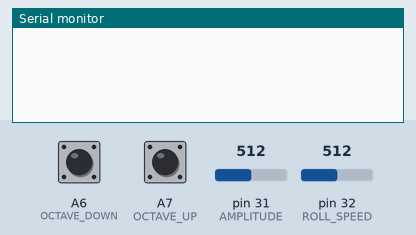
Recording of a sketch running on a simulated Teensy 3. Parts: the last lines printed to the serial monitor. The inputs (shaded band) are chosen by the test bench; at power-on: A6 (OCTAVE_DOWN) LOW, A7 (OCTAVE_UP) LOW, pin 31 (AMPLITUDE) = 512, pin 32 (ROLL_SPEED) = 512.

Above: at 1.2 s.
1.3 s: A6 (OCTAVE_DOWN) pulled HIGH for 0.15 s
At 2.6 s:
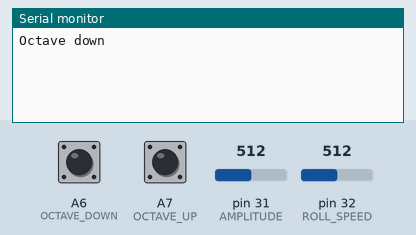
2.9 s: A7 (OCTAVE_UP) pulled HIGH for 1 s
At 3.8 s:
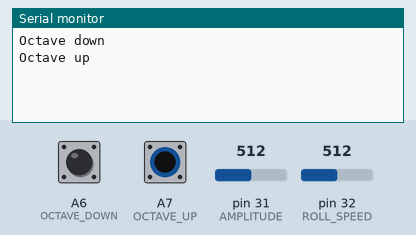

Measured:
- after the input at 1.3 s, the serial monitor: prints a new line after 0.12 s (image 1)
- after the input at 2.9 s, the serial monitor: prints a new line after 0.15 s (image 2)

The sketch:

DAFTPUNKSYNTHMFP1.ino
```cpp
/*
  Systems Design Engineering 361
  Engineering Design
  MIDI Instrument Teensy 3.5 Code
  Written by, R. Natalizio, L. Choi, A. LePage
 */

#include "Queue.h"
#include <Bounce.h>
#include <Wire.h>
#include "Adafruit_MPR121.h"

/* ---- Timers ---- */
elapsedMillis sensorFramePeriod = 0;      // Only update sensor values after a certain period of time
elapsedMillis capacitiveFramePeriod = 0;  // Update the capacitive sensors (the 12 notes)
elapsedMillis rollFramePeriod = 0;        // Preform rolling/tremolo of notes

/* ---- CONSTANTS ---- */
const float MAX_ROLL_FRAME = 500.0;  // The maximum time in between repeated notes
const byte CHANNEL = 1;              // The MIDI channel
const int NOTES_PER_OCTAVE = 12;
const int BASE_NOTE_RIGHT = 30;            // The base note id for our instrument.
const int BASE_NOTE_LEFT = 18;
const int MAX_NOTES = 10;            // The max number of notes that can be pressed at once.

/* ---- PIN NUMBERS ---- */
const int OCTAVE_UP = 21;
const int OCTAVE_DOWN = 20;
const int ROLL_SPEED = 32;
const int AMPLITUDE = 31;

/* ---- Buttons ---- */
Bounce butOctaveUp = Bounce(OCTAVE_UP, 10);
Bounce butOctaveDown = Bounce(OCTAVE_DOWN, 10);

/* ---- CAPACITIVE KEY INPUTS ---- */
Adafruit_MPR121 capA = Adafruit_MPR121();
// Current and previous state of the capacitive touch sensors
uint16_t currstateA = 0;
uint16_t prevstateA = 0;

/* ---- INSTRUMENT CONTROL VARIABLES ---- */
int octaveOffset = 0;
bool rollOn = true;
float rollVelocity = 0.0;
float rollSpeedScaler = 0;
float rollSpeed = 0.7;          // Relative speed of roll/tremolo
float noteAmplitudeChng = 0;
float noteAmplitudeScaler = 0;
float noteAmplitude = 60.0;     // Range(0, 127)

/* ---- INSTRUMENT STATE VARIABLES ---- */
Queue<int> queueNotes(MAX_NOTES);      // Queue of notes to play next in roll
Queue<int> queueNoteOff(MAX_NOTES);    // Queue of notes to send off signals for

// Base Arduino setup
void setup() {
  pinMode(OCTAVE_UP, INPUT);
  pinMode(OCTAVE_DOWN, INPUT);
  pinMode(ROLL_SPEED, INPUT);
  pinMode(AMPLITUDE, INPUT);
  Serial.begin(9600);

  // start the "A" cap-touch board - 0x5A is the I2C address
  capA.begin(0x5A);
  if (!capA.begin(0x5A)) {
    Serial.println("MPR121 not found, check wiring?");
    while (1);
  }
}

// Send all note off messages in the note off queue
void sendAllOffMessages() {
    while(queueNoteOff.count() > 0) {
      int note = queueNoteOff.pop();
      usbMIDI.sendNoteOff(note, noteAmplitude, CHANNEL);
    }
}

// Read in instrument controls and update control variables.
void readInputSensors() {
  // Up and down button controls for Octaves
  butOctaveUp.update();
  butOctaveDown.update();

  if (butOctaveUp.risingEdge()) {
    octaveOffset += 1;
    Serial.println("Octave up");
  }
  if (butOctaveDown.risingEdge()) {
    octaveOffset -= 1;
    Serial.println("Octave down");
  }

  // Potentiometer input for roll speed
  rollVelocity = ((analogRead(ROLL_SPEED)-1.00)*0.85/926.00); // Potentiometer value changes from 11 to 1023
  rollSpeedScaler = (abs(rollVelocity - 0.40)/5.0);
  if (rollVelocity < 0.39  && rollSpeed < 0.85) {
    if(rollSpeed + rollSpeedScaler < 0.85) {
      rollSpeed += rollSpeedScaler;
    } else {
      rollSpeed = 0.85;
    }
  } else if(rollVelocity > 0.46 && rollSpeed > 0.00) {
    if (rollSpeed - rollSpeedScaler > 0.0) {
      rollSpeed -= rollSpeedScaler;
    } else {
      rollSpeed = 0.0;
    }
  }
  // Function call also updates the boolean roll state
  updateRollToggle(rollSpeed);

  // Potentiometer input for note amplitude
  noteAmplitudeChng = (analogRead(AMPLITUDE)-1.00)*127.00/919.00; // Potentiometer value changes from 9 to 1023
  noteAmplitudeScaler = (abs(noteAmplitudeChng - 62.33)/5.0);
  if(noteAmplitudeChng > 64.00 && noteAmplitude < 127.0) {
    if ((noteAmplitude + noteAmplitudeScaler) < 127.0) {
      noteAmplitude += noteAmplitudeScaler;
    } else {
      noteAmplitude = 127.00;
    }
  } else if(noteAmplitudeChng < 61.00 && noteAmplitude > 0) {
    if ((noteAmplitude - noteAmplitudeScaler) > 0) {
      noteAmplitude -= noteAmplitudeScaler;
    } else {
      noteAmplitude = 0.00;
    }
  }
}

// Change roll state based on the new roll speed
void updateRollToggle(float new_rollspeed) {
  bool new_rollon = true;
  if (new_rollspeed <= 0.01) {
    new_rollon = false;
  }
  if (new_rollon != rollOn) {
    // When roll state changes, turn off all previous notes.
    // Don't clear the note queue, because roll should resume when state becomes true.
    sendAllOffMessages();
  }
  rollOn = new_rollon;
}

// Send note off message for previously pressed note with the same key.
//
// Since octave can change during a note press, and note off messages must
// correspond to the original note id, find the note in the off queue with
// the same key and send that message.
void sendNoteOff(int note) {
  // Search through the queue, find note with same key (note % NOTES_PER_OCTAVE).
  // Remove only that note from the queue, send that note off message
  for (int n = 0; n < queueNoteOff.count(); n++) {
    int comp = queueNoteOff.pop();
    if (comp % NOTES_PER_OCTAVE == note % NOTES_PER_OCTAVE) {
      usbMIDI.sendNoteOff(comp, noteAmplitude, CHANNEL);
    } else {
      queueNoteOff.push(comp);
    }
  }
}

// Read all touched capacitive touch notes and overwrite the note queue.
void readRollingCapacitiveNotes() {
  // Only overwrite the queue if the note state changed.
  currstateA = capA.touched();
  if (currstateA != prevstateA) {
    sendAllOffMessages();
    queueNotes.clear();
    for(int pin = 0; pin < 12; pin++) {
      if (bitRead(currstateA,pin) == 1) {
        // Adjust notes so that lowest note is on left hand
        int note = pin + (pin >= 30 ? BASE_NOTE_LEFT : BASE_NOTE_RIGHT);
        queueNotes.push(note);
      }
    }
    // Play the notes as soon as the state updates for instantaneous feedback.
    playRollingNotes();
    // Reset the roll timer so that all notes have consistent spacing.
    rollFramePeriod = 0.0;
  }

  prevstateA = currstateA;
}

// Play the queued notes in a tremolo/roll. Follows a circular queue pattern.
void playRollingNotes() {
  if (queueNotes.count() > 0) {
    // Send off messages here so that each note has an definite ending when playing rolls/tremolo
    sendAllOffMessages();
    // Play the first note in the queue, then push to the back of the queue
    int note = queueNotes.pop();
    // Use the current octave info to adjust the note
    int offsetNote = note + NOTES_PER_OCTAVE*octaveOffset;
    usbMIDI.sendNoteOn(offsetNote, noteAmplitude, CHANNEL);
    queueNoteOff.push(offsetNote);
    queueNotes.push(note);
  }
}

// Play (non-rolling) notes directly from the sensed capacitive keys.
void playCapacitiveNotes() {
  // Get the currently touched pads
  currstateA = capA.touched();

  for(int pin = 0; pin < 12; pin++) {
    if (bitRead(currstateA,pin) != bitRead(prevstateA,pin)) {
      // Offset the octave of the note immediately
      // Adjust notes so that lowest note is on left hand
      int note = pin + (pin >= 30 ? BASE_NOTE_LEFT : BASE_NOTE_RIGHT) + NOTES_PER_OCTAVE * octaveOffset;

      // Note has been pressed
      if (bitRead(currstateA,pin) == 1) {
        usbMIDI.sendNoteOn(note, noteAmplitude, CHANNEL);
        queueNoteOff.push(note);
      // Otherwise note has been released
      } else {
        sendNoteOff(note);
      }
    }
  }

  prevstateA = currstateA;
}

// Main program loop
void loop() {
  if (sensorFramePeriod > 100.0) {
    readInputSensors();
    sensorFramePeriod = 0;
  }

  if (capacitiveFramePeriod > 10.0) {
    if (rollOn) {
        readRollingCapacitiveNotes();
    } else {
        playCapacitiveNotes();
    }
    capacitiveFramePeriod = 0;
  }

  if (rollOn) {
    if (rollFramePeriod>(MAX_ROLL_FRAME - rollSpeed*MAX_ROLL_FRAME)) {
      playRollingNotes();
      rollFramePeriod = 0;
    }
  }

  // MIDI Controllers should discard incoming MIDI messages.
  while (usbMIDI.read()) {
  }
}
```

Queue.h
```cpp
/*
 * Queue.h
 * https://github.com/sdesalas/Arduino-Queue.h
 *
 * By Steven de Salas
 *
 * Defines a templated (generic) class for a queue of things.
 * Used for Arduino projects, just #include "Queue.h" and add this file via the IDE.
 *
 * Examples:
 *
 * Queue<char> queue(10); // Max 10 chars in this queue
 * queue.push('H');
 * queue.push('e');
 * queue.count(); // 2
 * queue.push('l');
 * queue.push('l');
 * queue.count(); // 4
 * Serial.print(queue.pop()); // H
 * Serial.print(queue.pop()); // e
 * queue.count(); // 2
 * queue.push('o');
 * queue.count(); // 3
 * Serial.print(queue.pop()); // l
 * Serial.print(queue.pop()); // l
 * Serial.print(queue.pop()); // o
 *
 * struct Point { int x; int y; }
 * Queue<Point> points(5);
 * points.push(Point{2,4});
 * points.push(Point{5,0});
 * points.count(); // 2
 *
 */

#ifndef QUEUE_H
#define QUEUE_H

#include <Arduino.h>

template<class T>
class Queue {
  private:
    int _front, _back, _count;
    T *_data;
    int _maxitems;
  public:
    Queue(int maxitems = 256) {
      _front = 0;
      _back = 0;
      _count = 0;
      _maxitems = maxitems;
      _data = new T[maxitems + 1];
    }
    ~Queue() {
      delete[] _data;
    }
    inline int count();
    inline int front();
    inline int back();
    void push(const T &item);
    T peek();
    T pop();
    void clear();
};

template<class T>
inline int Queue<T>::count()
{
  return _count;
}

template<class T>
inline int Queue<T>::front()
{
  return _front;
}

template<class T>
inline int Queue<T>::back()
{
  return _back;
}

template<class T>
void Queue<T>::push(const T &item)
{
  if(_count < _maxitems) { // Drops out when full
    _data[_back++]=item;
    ++_count;
    // Check wrap around
    if (_back > _maxitems)
      _back -= (_maxitems + 1);
  }
}

template<class T>
T Queue<T>::pop() {
  if(_count <= 0) return T(); // Returns empty
  else {
    T result = _data[_front];
    _front++;
    --_count;
    // Check wrap around
    if (_front > _maxitems)
      _front -= (_maxitems + 1);
    return result;
  }
}

template<class T>
T Queue<T>::peek() {
  if(_count <= 0) return T(); // Returns empty
  else return _data[_front];
}

template<class T>
void Queue<T>::clear()
{
  _front = _back;
  _count = 0;
}

#endif
```
